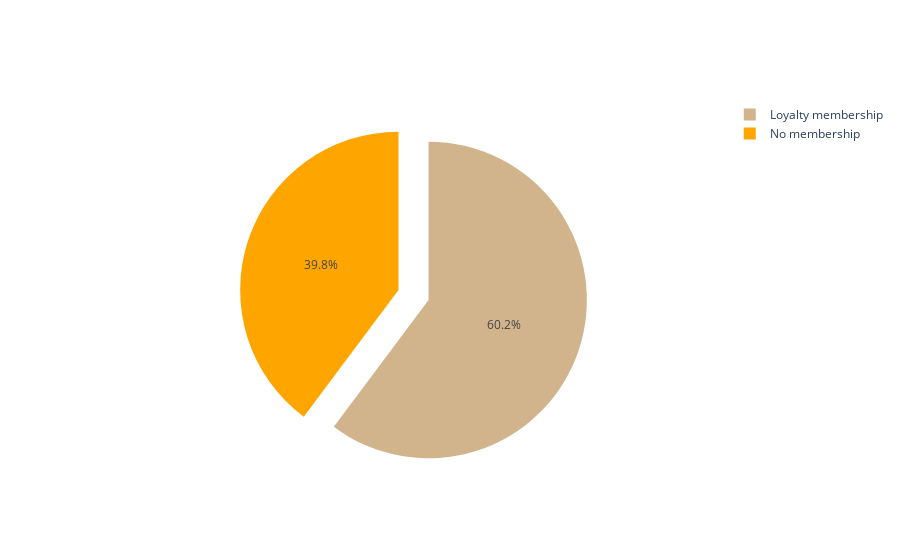

Notebook cell for this chart:
### Code cell
# Loyalty membership vs No membership
labels = ['No membership','Loyalty membership']
colors = ['orange','tan']
fig1 = go.Figure(data = [go.Pie(labels=labels, values = df_encoded.groupby('loyalty_program_participation')['customer_id'].count().tolist(),marker = dict(colors=colors), pull=[0,0.2])])
fig1.show()

### Figure 1 — Plotly figure (JSON) as saved in the notebook; plotly's stock layout.template omitted (floating-point values rounded to 4 significant figures)
{"data": [{"labels": ["No membership", "Loyalty membership"], "marker": {"colors": ["orange", "tan"]}, "pull": [0, 0.2], "type": "pie", "values": [3979, 6021]}], "layout": {}}
